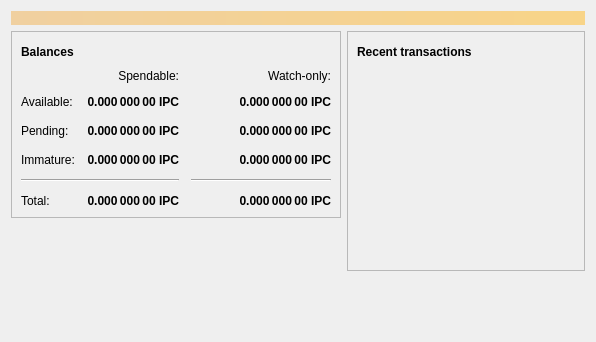
<?xml version="1.0" encoding="UTF-8"?>
<ui version="4.0">
 <class>OverviewPage</class>
 <widget class="QWidget" name="OverviewPage">
  <property name="geometry">
   <rect>
    <x>0</x>
    <y>0</y>
    <width>596</width>
    <height>342</height>
   </rect>
  </property>
  <property name="windowTitle">
   <string>Form</string>
  </property>
  <layout class="QVBoxLayout" name="topLayout">
   <item>
    <widget class="QLabel" name="labelAlerts">
     <property name="visible">
      <bool>false</bool>
     </property>
     <property name="styleSheet">
      <string notr="true">QLabel { background-color: qlineargradient(x1: 0, y1: 0, x2: 1, y2: 0, stop:0 #F0D0A0, stop:1 #F8D488); color:#000000; }</string>
     </property>
     <property name="wordWrap">
      <bool>true</bool>
     </property>
     <property name="margin">
      <number>3</number>
     </property>
     <property name="textInteractionFlags">
      <set>Qt::TextSelectableByMouse</set>
     </property>
    </widget>
   </item>
   <item>
    <layout class="QHBoxLayout" name="horizontalLayout" stretch="1,1">
     <item>
      <layout class="QVBoxLayout" name="verticalLayout_2">
       <item>
        <widget class="QFrame" name="frame">
         <property name="frameShape">
          <enum>QFrame::StyledPanel</enum>
         </property>
         <property name="frameShadow">
          <enum>QFrame::Raised</enum>
         </property>
         <layout class="QVBoxLayout" name="verticalLayout_4">
          <item>
           <layout class="QHBoxLayout" name="horizontalLayout_4">
            <item>
             <widget class="QLabel" name="label_5">
              <property name="font">
               <font>
                <weight>75</weight>
                <bold>true</bold>
               </font>
              </property>
              <property name="text">
               <string>Balances</string>
              </property>
             </widget>
            </item>
            <item>
             <widget class="QPushButton" name="labelWalletStatus">
              <property name="enabled">
               <bool>true</bool>
              </property>
              <property name="maximumSize">
               <size>
                <width>30</width>
                <height>16777215</height>
               </size>
              </property>
              <property name="toolTip">
               <string>The displayed information may be out of date. Your wallet automatically synchronizes with the IPCcoin network after a connection is established, but this process has not completed yet.</string>
              </property>
              <property name="text">
               <string/>
              </property>
              <property name="icon">
               <iconset resource="../bitcoin.qrc">
                <normaloff>:/icons/warning</normaloff>
                <disabledoff>:/icons/warning</disabledoff>:/icons/warning</iconset>
              </property>
              <property name="iconSize">
               <size>
                <width>24</width>
                <height>24</height>
               </size>
              </property>
              <property name="flat">
               <bool>true</bool>
              </property>
             </widget>
            </item>
            <item>
             <spacer name="horizontalSpacer_3">
              <property name="orientation">
               <enum>Qt::Horizontal</enum>
              </property>
              <property name="sizeHint" stdset="0">
               <size>
                <width>40</width>
                <height>20</height>
               </size>
              </property>
             </spacer>
            </item>
           </layout>
          </item>
          <item>
           <layout class="QGridLayout" name="gridLayout">
            <property name="spacing">
             <number>12</number>
            </property>
            <item row="2" column="2">
             <widget class="QLabel" name="labelWatchPending">
              <property name="font">
               <font>
                <weight>75</weight>
                <bold>true</bold>
               </font>
              </property>
              <property name="cursor">
               <cursorShape>IBeamCursor</cursorShape>
              </property>
              <property name="toolTip">
               <string>Unconfirmed transactions to watch-only addresses</string>
              </property>
              <property name="text">
               <string notr="true">0.000 000 00 IPC</string>
              </property>
              <property name="alignment">
               <set>Qt::AlignRight|Qt::AlignTrailing|Qt::AlignVCenter</set>
              </property>
              <property name="textInteractionFlags">
               <set>Qt::LinksAccessibleByMouse|Qt::TextSelectableByKeyboard|Qt::TextSelectableByMouse</set>
              </property>
             </widget>
            </item>
            <item row="2" column="1">
             <widget class="QLabel" name="labelUnconfirmed">
              <property name="font">
               <font>
                <weight>75</weight>
                <bold>true</bold>
               </font>
              </property>
              <property name="cursor">
               <cursorShape>IBeamCursor</cursorShape>
              </property>
              <property name="toolTip">
               <string>Total of transactions that have yet to be confirmed, and do not yet count toward the spendable balance</string>
              </property>
              <property name="text">
               <string notr="true">0.000 000 00 IPC</string>
              </property>
              <property name="alignment">
               <set>Qt::AlignRight|Qt::AlignTrailing|Qt::AlignVCenter</set>
              </property>
              <property name="textInteractionFlags">
               <set>Qt::LinksAccessibleByMouse|Qt::TextSelectableByKeyboard|Qt::TextSelectableByMouse</set>
              </property>
             </widget>
            </item>
            <item row="3" column="2">
             <widget class="QLabel" name="labelWatchImmature">
              <property name="font">
               <font>
                <weight>75</weight>
                <bold>true</bold>
               </font>
              </property>
              <property name="cursor">
               <cursorShape>IBeamCursor</cursorShape>
              </property>
              <property name="toolTip">
               <string>Mined balance in watch-only addresses that has not yet matured</string>
              </property>
              <property name="text">
               <string notr="true">0.000 000 00 IPC</string>
              </property>
              <property name="alignment">
               <set>Qt::AlignRight|Qt::AlignTrailing|Qt::AlignVCenter</set>
              </property>
              <property name="textInteractionFlags">
               <set>Qt::LinksAccessibleByMouse|Qt::TextSelectableByKeyboard|Qt::TextSelectableByMouse</set>
              </property>
             </widget>
            </item>
            <item row="4" column="0" colspan="2">
             <widget class="Line" name="line">
              <property name="orientation">
               <enum>Qt::Horizontal</enum>
              </property>
             </widget>
            </item>
            <item row="4" column="2">
             <widget class="Line" name="lineWatchBalance">
              <property name="sizePolicy">
               <sizepolicy hsizetype="Preferred" vsizetype="Fixed">
                <horstretch>0</horstretch>
                <verstretch>0</verstretch>
               </sizepolicy>
              </property>
              <property name="minimumSize">
               <size>
                <width>140</width>
                <height>0</height>
               </size>
              </property>
              <property name="orientation">
               <enum>Qt::Horizontal</enum>
              </property>
             </widget>
            </item>
            <item row="5" column="0">
             <widget class="QLabel" name="labelTotalText">
              <property name="text">
               <string>Total:</string>
              </property>
             </widget>
            </item>
            <item row="3" column="1">
             <widget class="QLabel" name="labelImmature">
              <property name="font">
               <font>
                <weight>75</weight>
                <bold>true</bold>
               </font>
              </property>
              <property name="cursor">
               <cursorShape>IBeamCursor</cursorShape>
              </property>
              <property name="toolTip">
               <string>Mined balance that has not yet matured</string>
              </property>
              <property name="text">
               <string notr="true">0.000 000 00 IPC</string>
              </property>
              <property name="alignment">
               <set>Qt::AlignRight|Qt::AlignTrailing|Qt::AlignVCenter</set>
              </property>
              <property name="textInteractionFlags">
               <set>Qt::LinksAccessibleByMouse|Qt::TextSelectableByKeyboard|Qt::TextSelectableByMouse</set>
              </property>
             </widget>
            </item>
            <item row="2" column="3">
             <spacer name="horizontalSpacer_2">
              <property name="orientation">
               <enum>Qt::Horizontal</enum>
              </property>
              <property name="sizeHint" stdset="0">
               <size>
                <width>40</width>
                <height>20</height>
               </size>
              </property>
             </spacer>
            </item>
            <item row="3" column="0">
             <widget class="QLabel" name="labelImmatureText">
              <property name="text">
               <string>Immature:</string>
              </property>
             </widget>
            </item>
            <item row="5" column="1">
             <widget class="QLabel" name="labelTotal">
              <property name="font">
               <font>
                <weight>75</weight>
                <bold>true</bold>
               </font>
              </property>
              <property name="cursor">
               <cursorShape>IBeamCursor</cursorShape>
              </property>
              <property name="toolTip">
               <string>Your current total balance</string>
              </property>
              <property name="text">
               <string notr="true">0.000 000 00 IPC</string>
              </property>
              <property name="alignment">
               <set>Qt::AlignRight|Qt::AlignTrailing|Qt::AlignVCenter</set>
              </property>
              <property name="textInteractionFlags">
               <set>Qt::LinksAccessibleByMouse|Qt::TextSelectableByKeyboard|Qt::TextSelectableByMouse</set>
              </property>
             </widget>
            </item>
            <item row="5" column="2">
             <widget class="QLabel" name="labelWatchTotal">
              <property name="font">
               <font>
                <weight>75</weight>
                <bold>true</bold>
               </font>
              </property>
              <property name="cursor">
               <cursorShape>IBeamCursor</cursorShape>
              </property>
              <property name="toolTip">
               <string>Current total balance in watch-only addresses</string>
              </property>
              <property name="text">
               <string notr="true">0.000 000 00 IPC</string>
              </property>
              <property name="alignment">
               <set>Qt::AlignRight|Qt::AlignTrailing|Qt::AlignVCenter</set>
              </property>
              <property name="textInteractionFlags">
               <set>Qt::LinksAccessibleByMouse|Qt::TextSelectableByKeyboard|Qt::TextSelectableByMouse</set>
              </property>
             </widget>
            </item>
            <item row="0" column="2">
             <widget class="QLabel" name="labelWatchonly">
              <property name="text">
               <string>Watch-only:</string>
              </property>
              <property name="alignment">
               <set>Qt::AlignRight|Qt::AlignTrailing|Qt::AlignVCenter</set>
              </property>
             </widget>
            </item>
            <item row="1" column="0">
             <widget class="QLabel" name="labelBalanceText">
              <property name="text">
               <string>Available:</string>
              </property>
             </widget>
            </item>
            <item row="1" column="1">
             <widget class="QLabel" name="labelBalance">
              <property name="font">
               <font>
                <weight>75</weight>
                <bold>true</bold>
               </font>
              </property>
              <property name="cursor">
               <cursorShape>IBeamCursor</cursorShape>
              </property>
              <property name="toolTip">
               <string>Your current spendable balance</string>
              </property>
              <property name="text">
               <string notr="true">0.000 000 00 IPC</string>
              </property>
              <property name="alignment">
               <set>Qt::AlignRight|Qt::AlignTrailing|Qt::AlignVCenter</set>
              </property>
              <property name="textInteractionFlags">
               <set>Qt::LinksAccessibleByMouse|Qt::TextSelectableByKeyboard|Qt::TextSelectableByMouse</set>
              </property>
             </widget>
            </item>
            <item row="1" column="2">
             <widget class="QLabel" name="labelWatchAvailable">
              <property name="font">
               <font>
                <weight>75</weight>
                <bold>true</bold>
               </font>
              </property>
              <property name="cursor">
               <cursorShape>IBeamCursor</cursorShape>
              </property>
              <property name="toolTip">
               <string>Your current balance in watch-only addresses</string>
              </property>
              <property name="text">
               <string notr="true">0.000 000 00 IPC</string>
              </property>
              <property name="alignment">
               <set>Qt::AlignRight|Qt::AlignTrailing|Qt::AlignVCenter</set>
              </property>
              <property name="textInteractionFlags">
               <set>Qt::LinksAccessibleByMouse|Qt::TextSelectableByKeyboard|Qt::TextSelectableByMouse</set>
              </property>
             </widget>
            </item>
            <item row="2" column="0">
             <widget class="QLabel" name="labelPendingText">
              <property name="text">
               <string>Pending:</string>
              </property>
             </widget>
            </item>
            <item row="0" column="1">
             <widget class="QLabel" name="labelSpendable">
              <property name="text">
               <string>Spendable:</string>
              </property>
              <property name="alignment">
               <set>Qt::AlignRight|Qt::AlignTrailing|Qt::AlignVCenter</set>
              </property>
             </widget>
            </item>
           </layout>
          </item>
         </layout>
        </widget>
       </item>
       <item>
        <spacer name="verticalSpacer">
         <property name="orientation">
          <enum>Qt::Vertical</enum>
         </property>
         <property name="sizeHint" stdset="0">
          <size>
           <width>20</width>
           <height>40</height>
          </size>
         </property>
        </spacer>
       </item>
      </layout>
     </item>
     <item>
      <layout class="QVBoxLayout" name="verticalLayout_3">
       <item>
        <widget class="QFrame" name="frame_2">
         <property name="frameShape">
          <enum>QFrame::StyledPanel</enum>
         </property>
         <property name="frameShadow">
          <enum>QFrame::Raised</enum>
         </property>
         <layout class="QVBoxLayout" name="verticalLayout">
          <item>
           <layout class="QHBoxLayout" name="horizontalLayout_2">
            <item>
             <widget class="QLabel" name="label_4">
              <property name="font">
               <font>
                <weight>75</weight>
                <bold>true</bold>
               </font>
              </property>
              <property name="text">
               <string>Recent transactions</string>
              </property>
             </widget>
            </item>
            <item>
             <widget class="QPushButton" name="labelTransactionsStatus">
              <property name="enabled">
               <bool>true</bool>
              </property>
              <property name="maximumSize">
               <size>
                <width>30</width>
                <height>16777215</height>
               </size>
              </property>
              <property name="toolTip">
               <string>The displayed information may be out of date. Your wallet automatically synchronizes with the IPCcoin network after a connection is established, but this process has not completed yet.</string>
              </property>
              <property name="text">
               <string/>
              </property>
              <property name="icon">
               <iconset resource="../bitcoin.qrc">
                <normaloff>:/icons/warning</normaloff>
                <disabledoff>:/icons/warning</disabledoff>:/icons/warning</iconset>
              </property>
              <property name="iconSize">
               <size>
                <width>24</width>
                <height>24</height>
               </size>
              </property>
              <property name="flat">
               <bool>true</bool>
              </property>
             </widget>
            </item>
            <item>
             <spacer name="horizontalSpacer">
              <property name="orientation">
               <enum>Qt::Horizontal</enum>
              </property>
              <property name="sizeHint" stdset="0">
               <size>
                <width>40</width>
                <height>20</height>
               </size>
              </property>
             </spacer>
            </item>
           </layout>
          </item>
          <item>
           <widget class="QListView" name="listTransactions">
            <property name="styleSheet">
             <string notr="true">QListView { background: transparent; }</string>
            </property>
            <property name="frameShape">
             <enum>QFrame::NoFrame</enum>
            </property>
            <property name="verticalScrollBarPolicy">
             <enum>Qt::ScrollBarAlwaysOff</enum>
            </property>
            <property name="horizontalScrollBarPolicy">
             <enum>Qt::ScrollBarAlwaysOff</enum>
            </property>
            <property name="selectionMode">
             <enum>QAbstractItemView::NoSelection</enum>
            </property>
           </widget>
          </item>
         </layout>
        </widget>
       </item>
       <item>
        <spacer name="verticalSpacer_2">
         <property name="orientation">
          <enum>Qt::Vertical</enum>
         </property>
         <property name="sizeHint" stdset="0">
          <size>
           <width>20</width>
           <height>40</height>
          </size>
         </property>
        </spacer>
       </item>
      </layout>
     </item>
    </layout>
   </item>
  </layout>
 </widget>
 <resources/>
 <connections/>
</ui>
